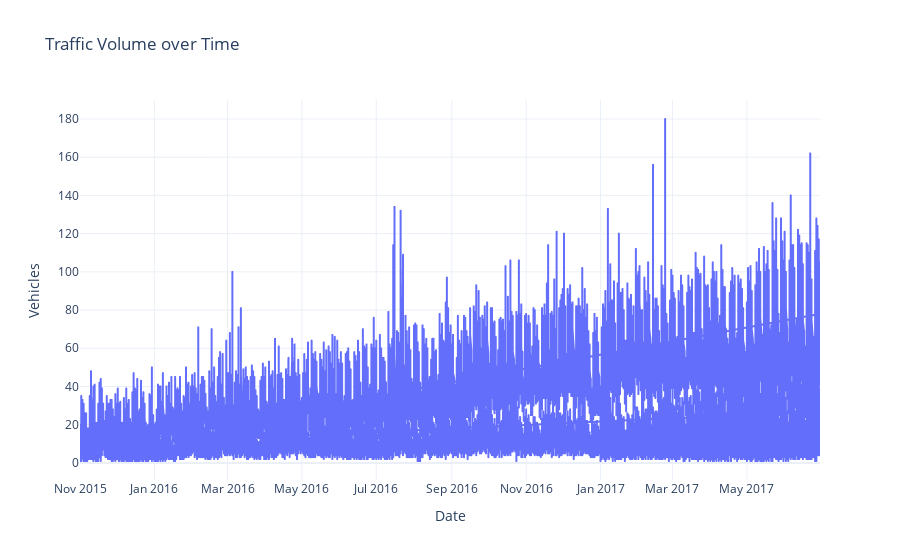

This figure's notebook cell:
### Code cell
fig = px.line(df, x='Date', y='Vehicles', title='Traffic Volume over Time')
fig.show()

### Figure 1 — Plotly figure (JSON) as saved in the notebook; plotly's stock layout.template omitted (floating-point values rounded to 4 significant figures; data arrays with more than 128 entries replaced by an {"elided": "..."} marker saying what was removed)
{"data": [{"hovertemplate": "Date=%{x}<br>Vehicles=%{y}<extra></extra>", "legendgroup": "", "line": {"color": "#636efa", "dash": "solid"}, "marker": {"symbol": "circle"}, "mode": "lines", "name": "", "showlegend": false, "type": "scattergl", "x": {"elided": "48120 str values"}, "xaxis": "x", "y": {"elided": "48120 int values"}, "yaxis": "y"}], "layout": {"legend": {"tracegroupgap": 0}, "title": {"text": "Traffic Volume over Time"}, "xaxis": {"anchor": "y", "domain": [0, 1], "title": {"text": "Date"}}, "yaxis": {"anchor": "x", "domain": [0, 1], "title": {"text": "Vehicles"}}}}
